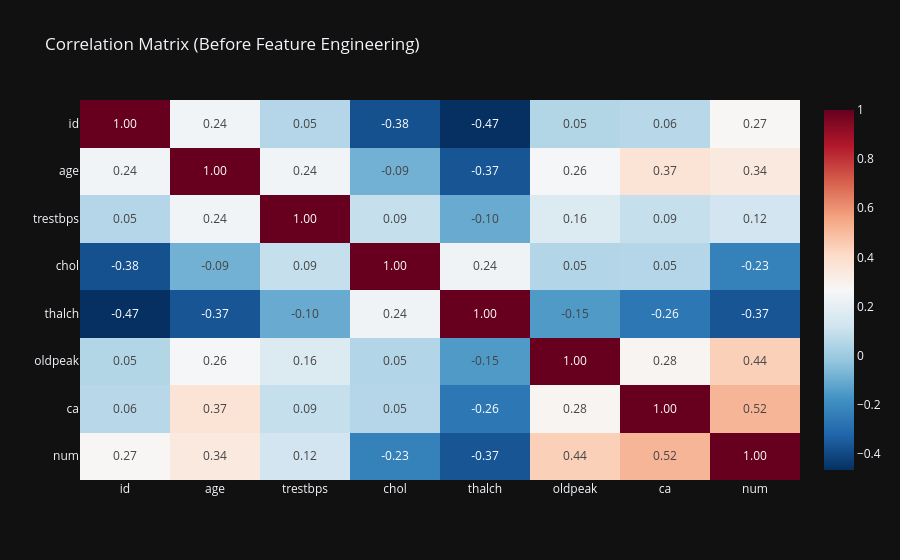

Write notebook code for a chart like this one.
### Code cell
# Inspect to check check for multicollinearity and relationships between features using a correlation matrix
numeric_cols = df_hd_copy.select_dtypes(include=[np.number])
corr_matrix = numeric_cols.corr()

fig_corr = px.imshow(corr_matrix, 
                     text_auto=".2f", 
                     aspect="auto",
                     color_continuous_scale='RdBu_r',
                     template='plotly_dark',
                     title='Correlation Matrix (Before Feature Engineering)',)
fig_corr.show()

### Figure 1 — Plotly figure (JSON) as saved in the notebook; plotly's stock layout.template omitted (floating-point values rounded to 4 significant figures)
{"data": [{"coloraxis": "coloraxis", "hovertemplate": "x: %{x}<br>y: %{y}<br>color: %{z}<extra></extra>", "name": "0", "texttemplate": "%{z:.2f}", "type": "heatmap", "x": ["id", "age", "trestbps", "chol", "thalch", "oldpeak", "ca", "num"], "xaxis": "x", "y": ["id", "age", "trestbps", "chol", "thalch", "oldpeak", "ca", "num"], "yaxis": "y", "z": [[1.0, 0.2393, 0.05292, -0.3769, -0.4664, 0.04993, 0.06143, 0.2736], [0.2393, 1.0, 0.2443, -0.08623, -0.3658, 0.2582, 0.3704, 0.3396], [0.05292, 0.2443, 1.0, 0.09285, -0.1049, 0.1619, 0.0937, 0.1223], [-0.3769, -0.08623, 0.09285, 1.0, 0.2361, 0.04773, 0.05161, -0.2315], [-0.4664, -0.3658, -0.1049, 0.2361, 1.0, -0.1512, -0.2641, -0.3663], [0.04993, 0.2582, 0.1619, 0.04773, -0.1512, 1.0, 0.2818, 0.4431], [0.06143, 0.3704, 0.0937, 0.05161, -0.2641, 0.2818, 1.0, 0.5162], [0.2736, 0.3396, 0.1223, -0.2315, -0.3663, 0.4431, 0.5162, 1.0]]}], "layout": {"coloraxis": {"colorscale": [[0, "rgb(5,48,97)"], [0.1, "rgb(33,102,172)"], [0.2, "rgb(67,147,195)"], [0.3, "rgb(146,197,222)"], [0.4, "rgb(209,229,240)"], [0.5, "rgb(247,247,247)"], [0.6, "rgb(253,219,199)"], [0.7, "rgb(244,165,130)"], [0.8, "rgb(214,96,77)"], [0.9, "rgb(178,24,43)"], [1, "rgb(103,0,31)"]]}, "title": {"text": "Correlation Matrix (Before Feature Engineering)"}, "xaxis": {"anchor": "y", "domain": [0, 1]}, "yaxis": {"anchor": "x", "autorange": "reversed", "domain": [0, 1]}}}
